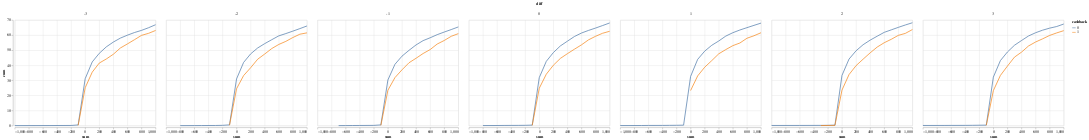

Here is the notebook cell this chart was saved with:
### Code cell
df = pd.read_csv("balances.csv")

df["cashback"] = 1
df.loc[df["first_cashback"].astype(str) == "2020-08-24 02:00:00", "cashback"] = 0

df["sum"] = df["sum"].round(-2)


df = df.groupby(["sum", "cashback", "diff"])["user_id"].agg("nunique").reset_index()

df["perc"] = (
    100 * df["user_id"] / df.groupby(["cashback", "diff"])["user_id"].transform("sum")
)
df["cum"] = df.groupby(["cashback", "diff"])["perc"].cumsum()


alt.Chart(df.loc[abs(df["sum"]) <= 1000, :]).mark_line().encode(
    x="sum:Q", y="cum:Q", color="cashback:N", column="diff:N"
)

### Figure 1 — Vega-Lite specification as saved in the notebook (floating-point values rounded to 4 significant figures; data arrays with more than 128 entries replaced by an {"elided": "..."} marker saying what was removed)
{"config": {"view": {"continuousWidth": 400, "continuousHeight": 300}}, "data": {"name": "data-db51aacd28920f6128f74e9e1f6357f5"}, "mark": "line", "encoding": {"color": {"type": "nominal", "field": "cashback"}, "column": {"type": "nominal", "field": "diff"}, "x": {"type": "quantitative", "field": "sum"}, "y": {"type": "quantitative", "field": "cum"}}, "$schema": "https://vega.github.io/schema/vega-lite/v4.8.1.json", "datasets": {"data-db51aacd28920f6128f74e9e1f6357f5": {"elided": "202 records"}}}
